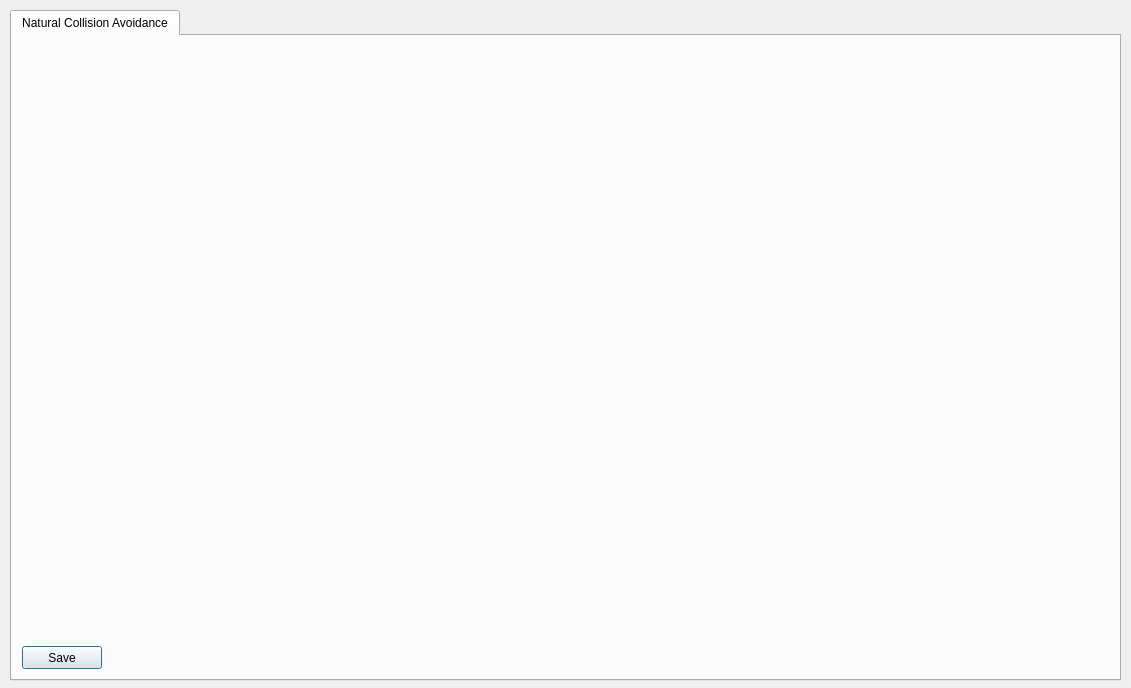
<?xml version="1.0" encoding="UTF-8"?>
<ui version="4.0">
 <class>Nat_coll_av_Dialog</class>
 <widget class="QDialog" name="Nat_coll_av_Dialog">
  <property name="geometry">
   <rect>
    <x>0</x>
    <y>0</y>
    <width>1131</width>
    <height>688</height>
   </rect>
  </property>
  <property name="windowTitle">
   <string>Natural Collision Avoidance Info</string>
  </property>
  <widget class="QTabWidget" name="tabWidget">
   <property name="geometry">
    <rect>
     <x>10</x>
     <y>10</y>
     <width>1111</width>
     <height>671</height>
    </rect>
   </property>
   <property name="currentIndex">
    <number>0</number>
   </property>
   <widget class="QWidget" name="tab_nat_coll_av">
    <attribute name="title">
     <string>Natural Collision Avoidance</string>
    </attribute>
    <widget class="QPushButton" name="pushButton_save_nat_coll_av">
     <property name="geometry">
      <rect>
       <x>10</x>
       <y>610</y>
       <width>80</width>
       <height>23</height>
      </rect>
     </property>
     <property name="text">
      <string>Save</string>
     </property>
    </widget>
    <widget class="QWidget" name="layoutWidget">
     <property name="geometry">
      <rect>
       <x>10</x>
       <y>10</y>
       <width>1081</width>
       <height>591</height>
      </rect>
     </property>
     <layout class="QVBoxLayout" name="verticalLayout_5">
      <item>
       <layout class="QHBoxLayout" name="horizontalLayout_9">
        <item>
         <widget class="QCustomPlot" name="plot_lift_vel" native="true"/>
        </item>
        <item>
         <widget class="QCustomPlot" name="plot_transp_vel" native="true"/>
        </item>
       </layout>
      </item>
      <item>
       <layout class="QHBoxLayout" name="horizontalLayout_10">
        <item>
         <widget class="QCustomPlot" name="plot_hand_tot_vel" native="true"/>
        </item>
        <item>
         <widget class="QCustomPlot" name="plot_torsion" native="true"/>
        </item>
       </layout>
      </item>
     </layout>
    </widget>
   </widget>
  </widget>
 </widget>
 <customwidgets>
  <customwidget>
   <class>QCustomPlot</class>
   <extends>QWidget</extends>
   <header>qcustomplot.h</header>
   <container>1</container>
  </customwidget>
 </customwidgets>
 <resources/>
 <connections/>
</ui>
